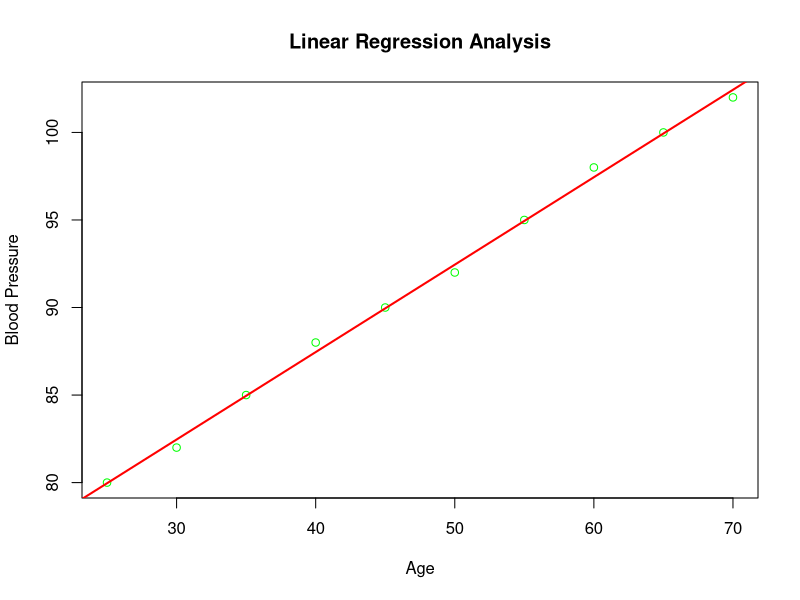

Reproduce this figure in R.
Age <- c(25, 30, 35, 40, 45, 50, 55, 60, 65, 70)
BloodPressure <- c(80, 82, 85, 88, 90, 92, 95, 98, 100, 102)

diabetes <- data.frame(Age, BloodPressure)

Relation <- lm(BloodPressure ~ Age, data = diabetes)
summary(Relation)

png("linear_regression.png")

plot(diabetes$Age, diabetes$BloodPressure,
     col = "green",
     main = "Linear Regression Analysis",
     xlab = "Age",
     ylab = "Blood Pressure")

abline(Relation, col = "red", lwd = 2)

dev.off()